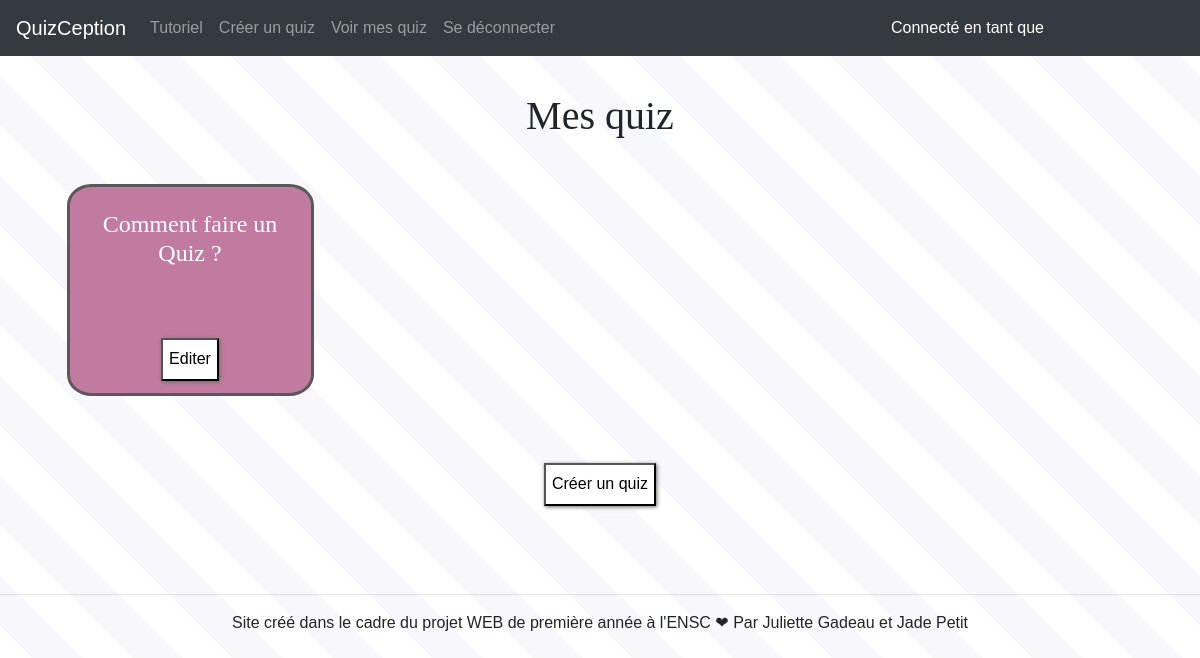
/pages/voir_quiz.php, run on an earlier commit of the app's database.
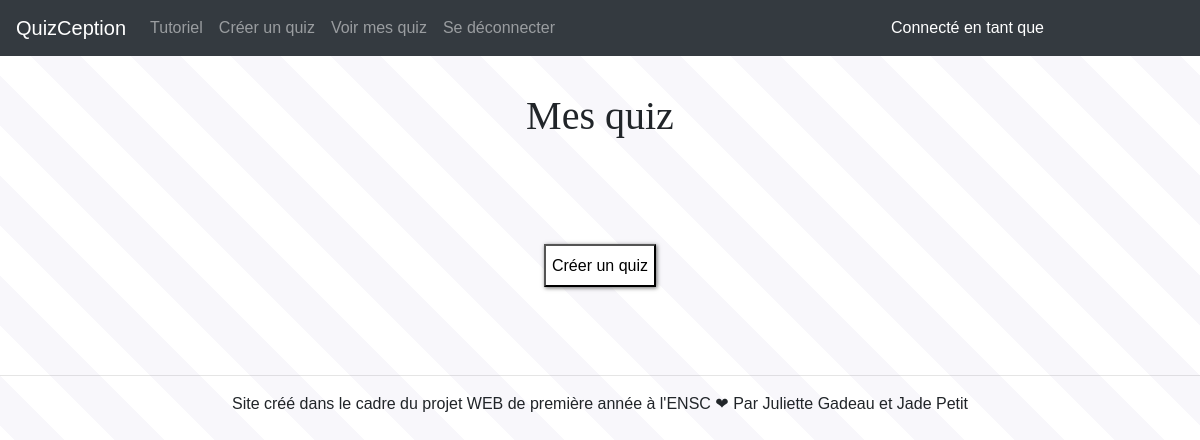
And on a later commit of the database.
### tables this page shows
CREATE TABLE `quiz` (
  `no_quiz` int(20) NOT NULL,
  `nom` varchar(200) NOT NULL,
  `meilleur_score` int(20) NOT NULL,
  `meilleur_temps` int(20) NOT NULL,
  `temps_max` int(20) NOT NULL,
  `nb_question` int(20) NOT NULL,
  `login_ad` varchar(20) DEFAULT NULL
);

### pages/voir_quiz.php (the view, shortened to what this page needs)
<!DOCTYPE html>
<html>
<head>
  <?php include '../lib/bootstrap_header.php'; ?>
</head>
<body>
  <?php include '../includes/menu_deconnexion_ad.php'; ?>
   <h1> Mes quiz </h1>
   <div class="row">
     <?php
     require("../bdd/connect.php");
     $req = 'SELECT * FROM QUIZ';
     $data = $bdd->query($req);
     $cpt=1;
     while ($Tuple=$data->fetch())
     {
       if($Tuple['login_ad']==$_SESSION['login_entre'])
       {
         ?>
          <div class="col-sm-4">
            <div class="petit_bloc2" id="quiz<?php echo $cpt ?>">
              <h4><?php echo $Tuple['nom'] ?></h4>
              <div class="bloc_bouton">
                <br/><br/>
                <a href="editer_quiz.php?id=<?php echo $cpt ?>"><input class="bouton2" type="button" value="Editer"></a>
              </div>
            </div>
          </div>
         <?php
         $cpt++;
       }
     }?>
  </div>
  <div class="bloc_bouton">
   <a href="init_creation_quiz.php"> <input class="bouton2" type="button" value="Créer un quiz"> </a>
  </div>
   <?php include '../includes/footer.php'; ?>
   <?php include '../lib/bootstrap_footer.php'; ?>
 </body>
</html>

What changed in the data, as far as the page shows it:
no longer on this page (row edited): quiz: nom "Comment faire un Quiz ?"
